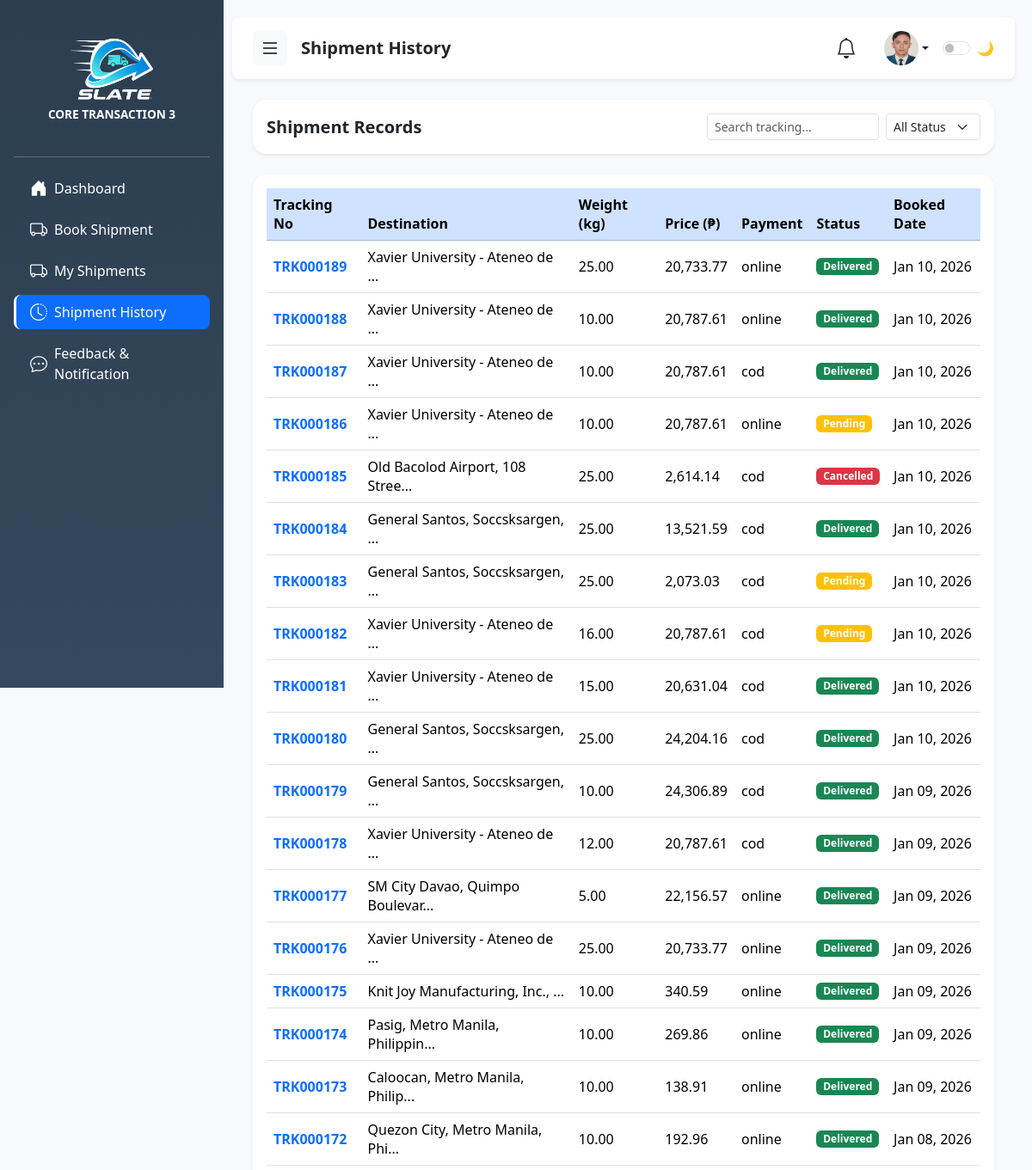
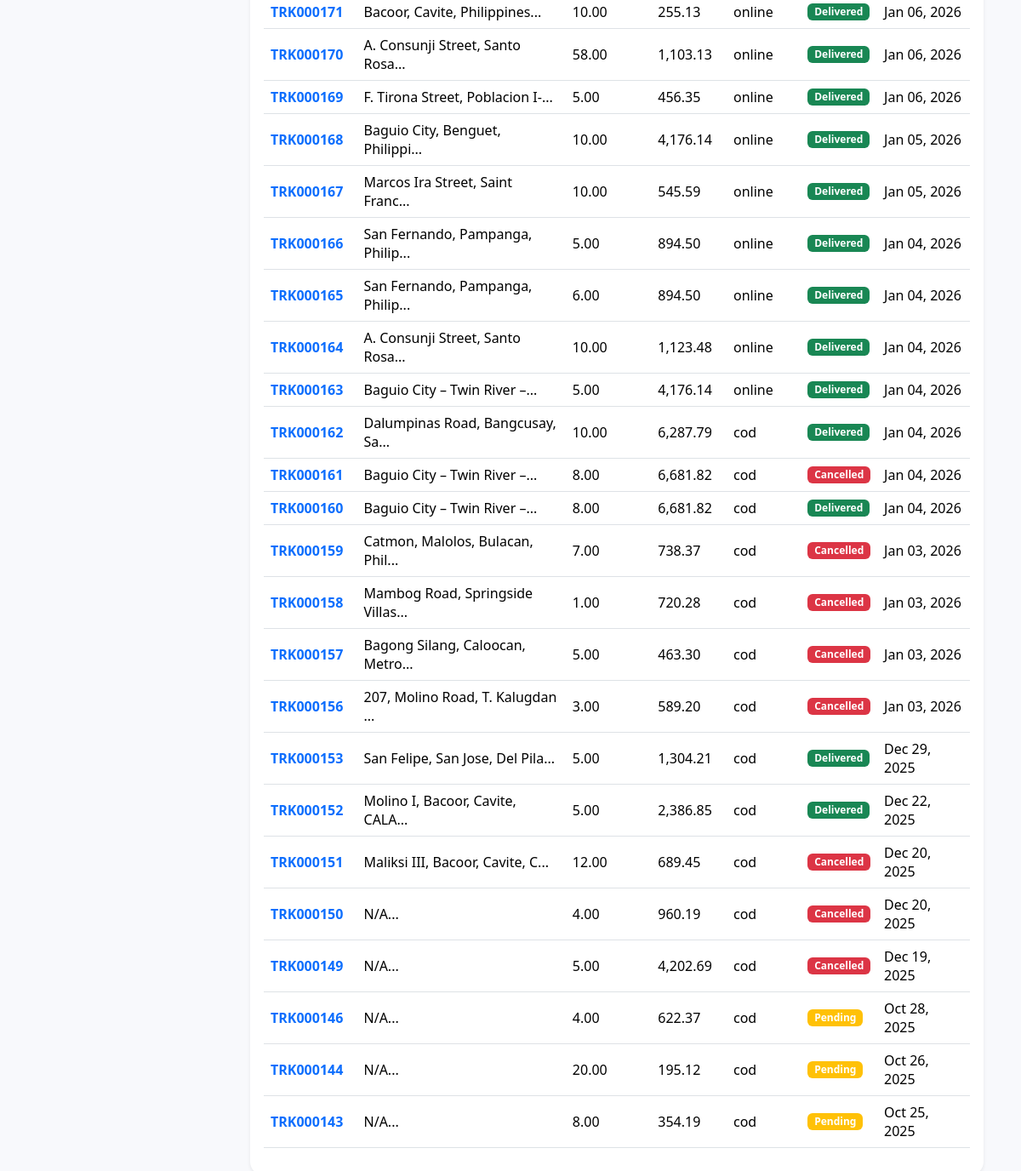
Before: /shiphistory.php (signed in) with the older database file (2 pictures, top to bottom).
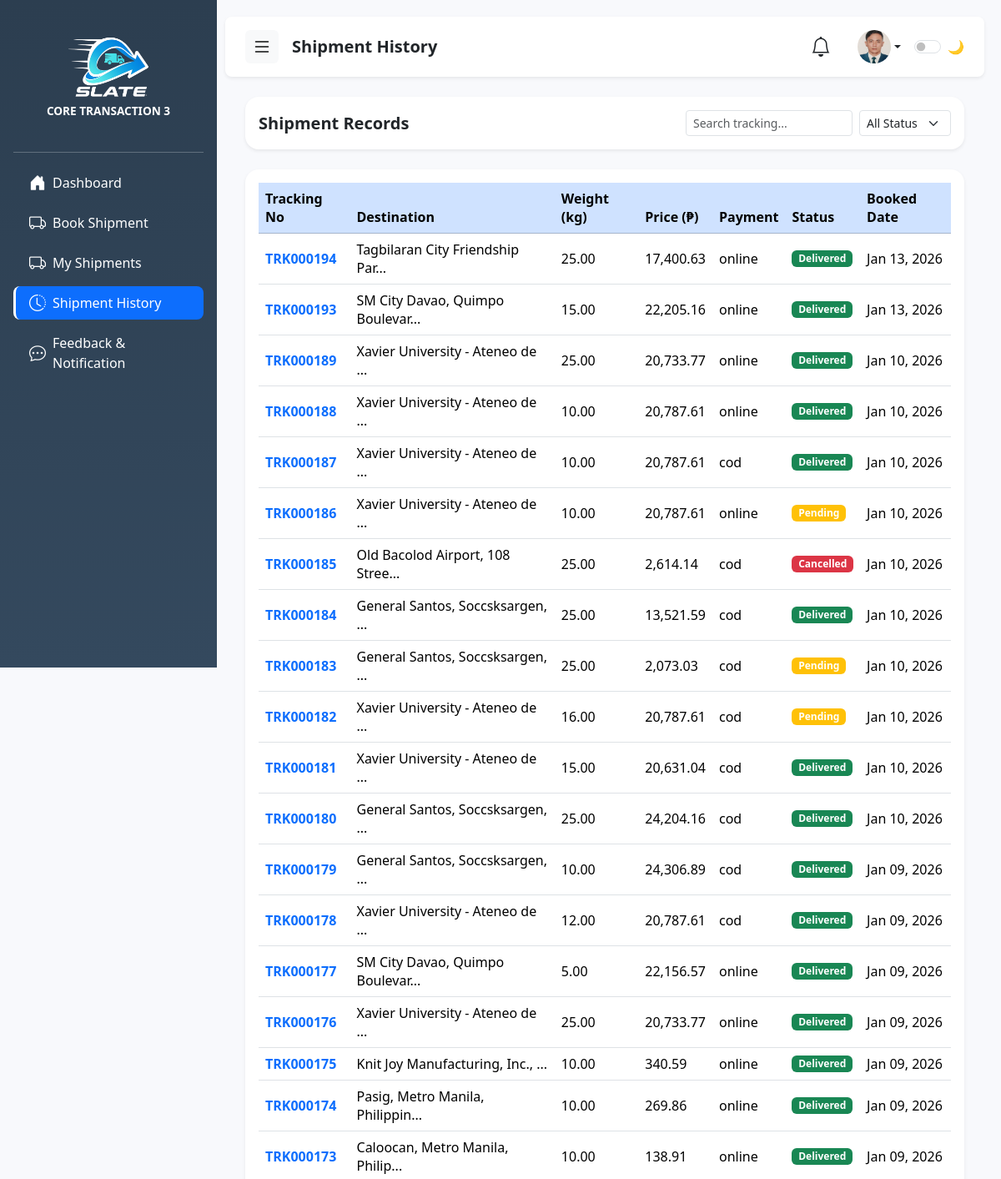
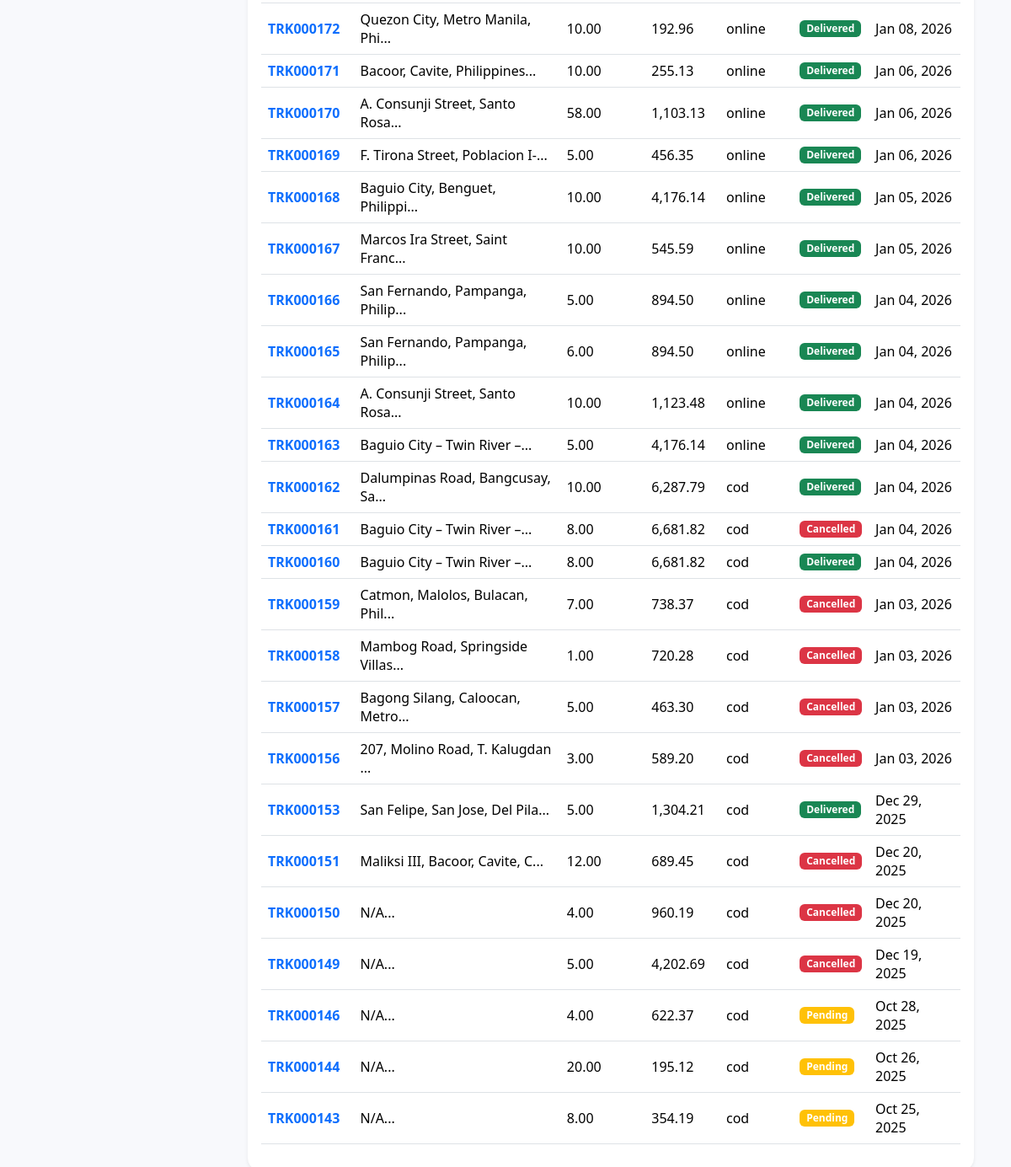
After: the same page with the newer database file (2 pictures, top to bottom).
### tables this page shows
CREATE TABLE `shipments` (
  `id` int(11) NOT NULL,
  `contract_number` varchar(50) DEFAULT NULL,
  `user_id` int(11) NOT NULL,
  `sender_name` varchar(100) NOT NULL,
  `sender_contact` varchar(50) DEFAULT NULL,
  `receiver_name` varchar(100) NOT NULL,
  `receiver_contact` varchar(50) DEFAULT NULL,
  `origin_address` varchar(255) DEFAULT NULL,
  `destination_address` varchar(255) DEFAULT NULL,
  `specific_address` text DEFAULT NULL,
  `address` varchar(255) DEFAULT NULL,
  `weight` decimal(10,2) NOT NULL,
  `package_type` varchar(50) DEFAULT NULL,
  `package_description` text NOT NULL,
  `distance_km` decimal(10,2) DEFAULT 0.00,
  `price` decimal(10,2) DEFAULT 0.00,
  `sla_agreement` text DEFAULT NULL,
  `payment_method` varchar(50) DEFAULT 'Unspecified',
  `bank_name` varchar(50) DEFAULT NULL,
  `status` varchar(50) DEFAULT 'Pending',
  `sla_status` enum('Met','Breached','Pending') DEFAULT 'Pending',
  `proof_image` varchar(255) DEFAULT NULL,
  `created_at` timestamp NOT NULL DEFAULT current_timestamp(),
  `ip_address` varchar(45) DEFAULT NULL,
  `ai_estimated_time` varchar(100) DEFAULT 'Calculating...',
  `target_delivery_date` datetime DEFAULT NULL,
  `rating` int(11) DEFAULT 0,
  `feedback_text` text DEFAULT NULL,
  `destination_island` varchar(50) DEFAULT 'Luzon'
);

### shiphistory.php (the view, shortened to what the changed rows need)
<?php
include("connection.php");
$user_id = $_SESSION['user_id'] ?? 0;
$result = $conn->query("SELECT * FROM shipments WHERE user_id = '$user_id' ORDER BY created_at DESC");
?>
<!DOCTYPE html>
<html lang="en">
<head>
    <link href="https://cdn.jsdelivr.net/npm/bootstrap@5.3.3/dist/css/bootstrap.min.css" rel="stylesheet">
    <link rel="stylesheet" href="https://cdn.jsdelivr.net/npm/bootstrap-icons@1.11.1/font/bootstrap-icons.css">
</head>
<body>
    <div class="content" id="mainContent">
        <div class="container-fluid px-4">
            <div class="card shadow-sm border-0 rounded-4">
                <div class="card-body">
                    <div class="table-responsive">
                        <table class="table align-middle table-hover">
                            <thead class="table-primary">
                                <tr>
                                    <th>Tracking No</th>
                                    <th>Destination</th>
                                    <th>Weight (kg)</th>
                                    <th>Price (₱)</th>
                                    <th>Payment</th>
                                    <th>Status</th>
                                    <th>Booked Date</th>
                                </tr>
                            </thead>
                            <tbody id="historyTableBody">
                                <?php if ($result->num_rows > 0): ?>
                                    <?php while ($row = $result->fetch_assoc()): ?>
                                        <?php
                                        $st = htmlspecialchars($row['status']);
                                        $bg = match ($st) {
                                            'Pending' => 'bg-warning',
                                            'In Transit' => 'bg-info',
                                            'Delivered' => 'bg-success',
                                            'Cancelled' => 'bg-danger',
                                            default => 'bg-secondary'
                                        };
                                        $displayAddress = !empty($row['destination_address']) ? $row['destination_address'] : ($row['specific_address'] ?? 'N/A');
                                        ?>
                                        <tr class="clickable-row" onclick="openShipmentModal(<?php echo $row['id']; ?>)">
                                            <td class="fw-bold text-primary"><?php echo "TRK" . str_pad($row['id'], 6, "0", STR_PAD_LEFT); ?></td>
                                            <td><?php echo htmlspecialchars(substr($displayAddress, 0, 30)) . '...'; ?></td>
                                            <td><?php echo $row['weight']; ?></td>
                                            <td><?php echo number_format($row['price'], 2); ?></td>
                                            <td><?php echo $row['payment_method']; ?></td>
                                            <td><span class="badge <?php echo $bg; ?>"><?php echo $st; ?></span></td>
                                            <td><?php echo date("M d, Y", strtotime($row['created_at'])); ?></td>
                                        </tr>
                                    <?php endwhile; ?>
                                <?php else: ?>
                                    <tr>
                                        <td colspan="7" class="text-center text-muted py-4">No shipments found.</td>
                                    </tr>
                                <?php endif; ?>
                            </tbody>
                        </table>
                    </div>
                </div>
            </div>
        </div>
    </div>
</body>
</html>

Changed rows visible on the page:
removed shipments: id "000152", destination_address "Molino I, Bacoor, Cavite, CALA", weight "5.00", price "2,386.85", payment_method "cod", status "Delivered", created_at "Dec 22, 2025"
added shipments: id "000194", destination_address "Tagbilaran City Friendship Par", weight "25.00", price "17,400.63", payment_method "online", status "Delivered", created_at "Jan 13, 2026"
added shipments: id "000193", destination_address "SM City Davao, Quimpo Boulevar", weight "15.00", price "22,205.16", payment_method "online", status "Delivered", created_at "Jan 13, 2026"
